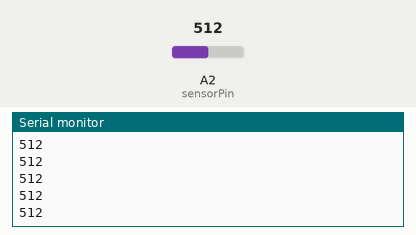
Simulated run of this sketch. Board: Arduino Uno, built with avr-gcc and run on an emulated ATmega328P. On the bench: the last lines printed to the serial monitor. The inputs (shaded band) are chosen by the test bench; at power-on: A2 (sensorPin) = 512.

Above: at 1.2 s.
1.3 s: A2 (sensorPin) set to 716
At 1.31 s:
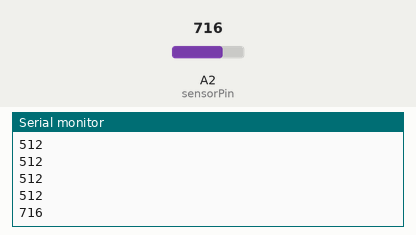
2.8 s: A2 (sensorPin) set to 900
At 2.81 s:
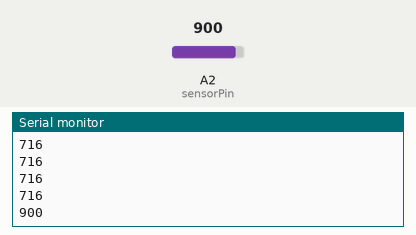
Timing chart, 0 to 5.8 s (numbered marks = the images above; inputs shaded):
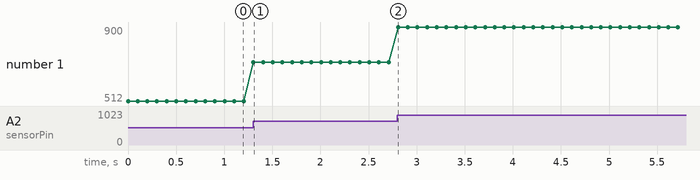

Measured:
- after the input at 1.3 s, the serial monitor: prints a new line at once (image 1)
- after the input at 2.8 s, the serial monitor: prints a new line at once (image 2)
- plotted number 1: 512 → 716 after the input at 1.3 s, 716 → 900 after the input at 2.8 s

The sketch:

50_Arduino_KY-018_Photo_resistor_module.ino
```cpp
/***********************************************************
File name:  50 – Arduino KY-018 Photo resistor module
Let, Photo resistor module is dependent using LDR.********************/

int sensorPin = 2; //define analog pin 2
int value = 0;
void setup()   {
Serial.begin(9600);
}
void loop()   {
value = analogRead(sensorPin);
Serial.println(value, DEC); // light intensity
             // high values for bright environment
                                    // low values for dark environment
delay(100);
}
```
